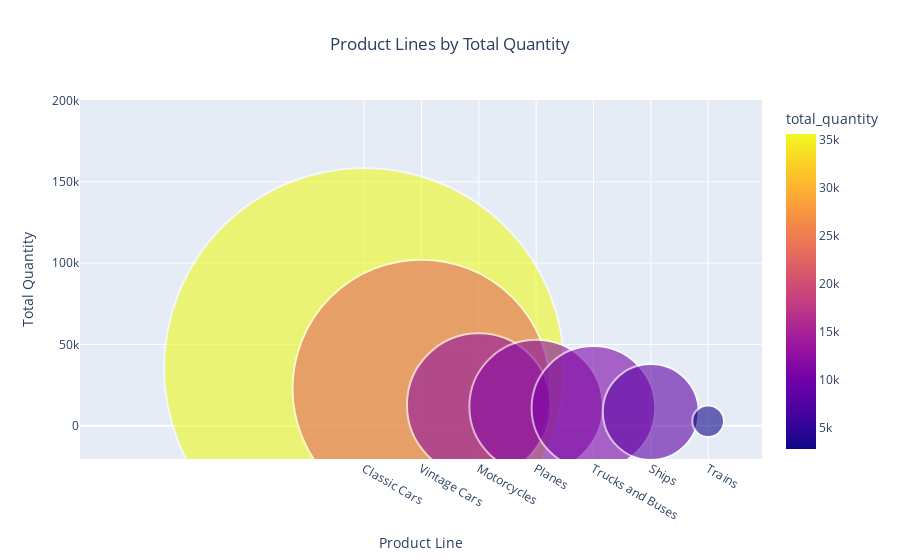

Write notebook code for a chart like this one.
### Code cell
fig = px.scatter(
    df_prod ,
    x='productLine',
    y='total_quantity',
    size='total_quantity',
    color='total_quantity',  # Color based on total_quantity
    hover_name='productLine',
    title='Product Lines by Total Quantity',
    color_continuous_scale=px.colors.sequential.Plasma, #Color scale  
)

fig.update_traces(marker=dict(sizemode='diameter', opacity=0.6, line_width=2))
fig.update_layout(yaxis_title='Total Quantity', xaxis_title='Product Line')
fig.update_layout(title_x=0.5)
fig.show()

### Figure 1 — Plotly figure (JSON) as saved in the notebook; plotly's stock layout.template omitted (floating-point values rounded to 4 significant figures)
{"data": [{"hovertemplate": "<b>%{hovertext}</b><br><br>productLine=%{x}<br>total_quantity=%{marker.color}<extra></extra>", "hovertext": ["Classic Cars", "Vintage Cars", "Motorcycles", "Planes", "Trucks and Buses", "Ships", "Trains"], "legendgroup": "", "marker": {"color": [35582, 22933, 12778, 11872, 11001, 8532, 2818], "coloraxis": "coloraxis", "line": {"width": 2}, "opacity": 0.6, "size": [35582, 22933, 12778, 11872, 11001, 8532, 2818], "sizemode": "diameter", "sizeref": 88.95, "symbol": "circle"}, "mode": "markers", "name": "", "orientation": "v", "showlegend": false, "type": "scatter", "x": ["Classic Cars", "Vintage Cars", "Motorcycles", "Planes", "Trucks and Buses", "Ships", "Trains"], "xaxis": "x", "y": [35582, 22933, 12778, 11872, 11001, 8532, 2818], "yaxis": "y"}], "layout": {"coloraxis": {"colorbar": {"title": {"text": "total_quantity"}}, "colorscale": [[0, "#0d0887"], [0.1111, "#46039f"], [0.2222, "#7201a8"], [0.3333, "#9c179e"], [0.4444, "#bd3786"], [0.5556, "#d8576b"], [0.6667, "#ed7953"], [0.7778, "#fb9f3a"], [0.8889, "#fdca26"], [1, "#f0f921"]]}, "legend": {"itemsizing": "constant", "tracegroupgap": 0}, "title": {"text": "Product Lines by Total Quantity", "x": 0.5}, "xaxis": {"anchor": "y", "domain": [0, 1], "title": {"text": "Product Line"}}, "yaxis": {"anchor": "x", "domain": [0, 1], "title": {"text": "Total Quantity"}}}}
